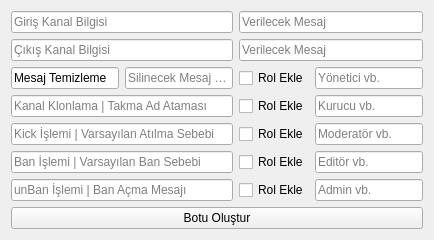
<?xml version="1.0" encoding="UTF-8"?>
<ui version="4.0">
 <class>Form</class>
 <widget class="QWidget" name="Form">
  <property name="windowModality">
   <enum>Qt::ApplicationModal</enum>
  </property>
  <property name="geometry">
   <rect>
    <x>0</x>
    <y>0</y>
    <width>495</width>
    <height>405</height>
   </rect>
  </property>
  <property name="sizePolicy">
   <sizepolicy hsizetype="Fixed" vsizetype="Fixed">
    <horstretch>0</horstretch>
    <verstretch>0</verstretch>
   </sizepolicy>
  </property>
  <property name="windowTitle">
   <string>Discord Bot Created</string>
  </property>
  <layout class="QGridLayout" name="gridLayout">
   <property name="sizeConstraint">
    <enum>QLayout::SetFixedSize</enum>
   </property>
   <item row="6" column="2">
    <widget class="QCheckBox" name="unbanRolChk">
     <property name="text">
      <string>Rol Ekle</string>
     </property>
    </widget>
   </item>
   <item row="1" column="0" colspan="2">
    <widget class="QLineEdit" name="closeTbx">
     <property name="minimumSize">
      <size>
       <width>121</width>
       <height>0</height>
      </size>
     </property>
     <property name="placeholderText">
      <string>Çıkış Kanal Bilgisi</string>
     </property>
    </widget>
   </item>
   <item row="0" column="0" colspan="2">
    <widget class="QLineEdit" name="jointbx">
     <property name="whatsThis">
      <string/>
     </property>
     <property name="text">
      <string/>
     </property>
     <property name="placeholderText">
      <string>Giriş Kanal Bilgisi</string>
     </property>
    </widget>
   </item>
   <item row="2" column="2">
    <widget class="QCheckBox" name="clearRolChk">
     <property name="text">
      <string>Rol Ekle</string>
     </property>
    </widget>
   </item>
   <item row="2" column="1">
    <widget class="QLineEdit" name="amountTbx">
     <property name="placeholderText">
      <string>Silinecek Mesaj Sayısı</string>
     </property>
    </widget>
   </item>
   <item row="2" column="0">
    <widget class="QLineEdit" name="clearTbx">
     <property name="sizePolicy">
      <sizepolicy hsizetype="Fixed" vsizetype="Fixed">
       <horstretch>0</horstretch>
       <verstretch>0</verstretch>
      </sizepolicy>
     </property>
     <property name="maximumSize">
      <size>
       <width>150</width>
       <height>16777215</height>
      </size>
     </property>
     <property name="text">
      <string>Mesaj Temizleme</string>
     </property>
     <property name="readOnly">
      <bool>true</bool>
     </property>
    </widget>
   </item>
   <item row="6" column="3">
    <widget class="QLineEdit" name="rol5Tbx">
     <property name="placeholderText">
      <string>Admin vb.</string>
     </property>
    </widget>
   </item>
   <item row="5" column="0" colspan="2">
    <widget class="QLineEdit" name="banTbx">
     <property name="placeholderText">
      <string>Ban İşlemi | Varsayılan Ban Sebebi</string>
     </property>
    </widget>
   </item>
   <item row="4" column="3">
    <widget class="QLineEdit" name="rol3Tbx">
     <property name="placeholderText">
      <string>Moderatör vb.</string>
     </property>
    </widget>
   </item>
   <item row="4" column="2">
    <widget class="QCheckBox" name="kickRolChk">
     <property name="text">
      <string>Rol Ekle</string>
     </property>
    </widget>
   </item>
   <item row="7" column="0" colspan="4">
    <widget class="QPushButton" name="botCreateBtn">
     <property name="text">
      <string>Botu Oluştur</string>
     </property>
    </widget>
   </item>
   <item row="5" column="2">
    <widget class="QCheckBox" name="banRolChk">
     <property name="text">
      <string>Rol Ekle</string>
     </property>
    </widget>
   </item>
   <item row="5" column="3">
    <widget class="QLineEdit" name="rol4Tbx">
     <property name="placeholderText">
      <string>Editör vb.</string>
     </property>
    </widget>
   </item>
   <item row="4" column="0" colspan="2">
    <widget class="QLineEdit" name="kickTbx">
     <property name="placeholderText">
      <string>Kick İşlemi | Varsayılan Atılma Sebebi</string>
     </property>
    </widget>
   </item>
   <item row="6" column="0" colspan="2">
    <widget class="QLineEdit" name="unbanTbx">
     <property name="placeholderText">
      <string>unBan İşlemi | Ban Açma Mesajı</string>
     </property>
    </widget>
   </item>
   <item row="2" column="3">
    <widget class="QLineEdit" name="rolTbx">
     <property name="minimumSize">
      <size>
       <width>10</width>
       <height>10</height>
      </size>
     </property>
     <property name="maximumSize">
      <size>
       <width>150</width>
       <height>50</height>
      </size>
     </property>
     <property name="placeholderText">
      <string>Yönetici vb.</string>
     </property>
    </widget>
   </item>
   <item row="3" column="3">
    <widget class="QLineEdit" name="rol2Tbx">
     <property name="placeholderText">
      <string>Kurucu vb.</string>
     </property>
    </widget>
   </item>
   <item row="3" column="2">
    <widget class="QCheckBox" name="cloneRolChk">
     <property name="text">
      <string>Rol Ekle</string>
     </property>
    </widget>
   </item>
   <item row="3" column="0" colspan="2">
    <widget class="QLineEdit" name="cloneTbx">
     <property name="placeholderText">
      <string>Kanal Klonlama | Takma Ad Ataması</string>
     </property>
    </widget>
   </item>
   <item row="0" column="2" colspan="2">
    <widget class="QLineEdit" name="lineEdit">
     <property name="placeholderText">
      <string>Verilecek Mesaj</string>
     </property>
    </widget>
   </item>
   <item row="1" column="2" colspan="2">
    <widget class="QLineEdit" name="lineEdit_2">
     <property name="placeholderText">
      <string>Verilecek Mesaj</string>
     </property>
    </widget>
   </item>
  </layout>
 </widget>
 <resources/>
 <connections/>
</ui>
